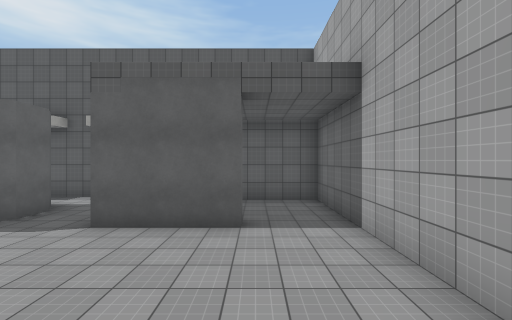
[1] (above)

15 first-person views from a walk through a Unity game level. The camera is 1.5 m above the floor, looks level and sees 90° across. Doors are open. The floor is counted in squares, 2 m on a side. Each view is taken from the middle of a square. On the plan, view 1 faces up. The plan holds only what a view shows up to about 9 squares ahead; the rest is blank. The player is left out. Surface patterns are stand-ins for the level's own textures.

[2]
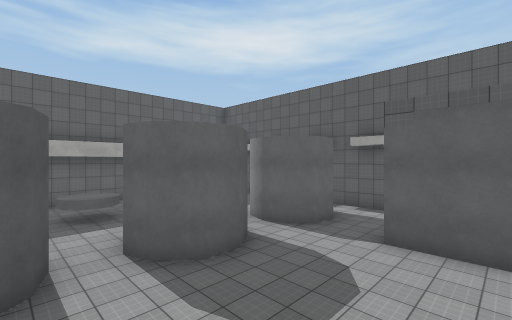

[3]
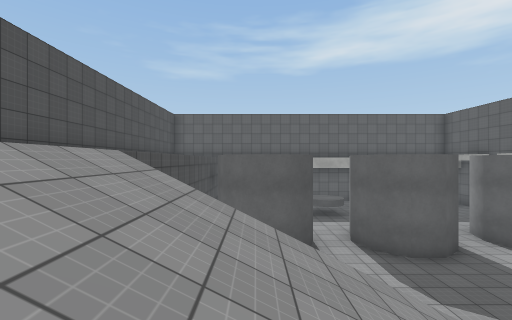

[4]
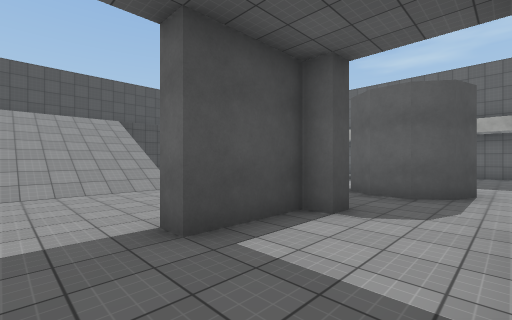

[5]
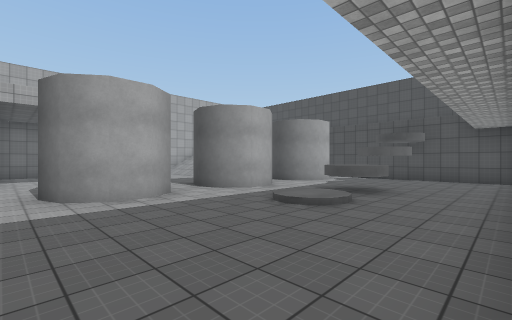

[6]
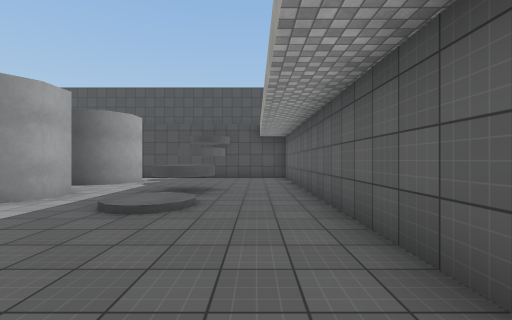

[7]
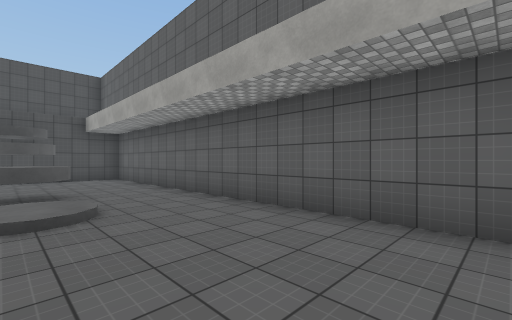

[8]
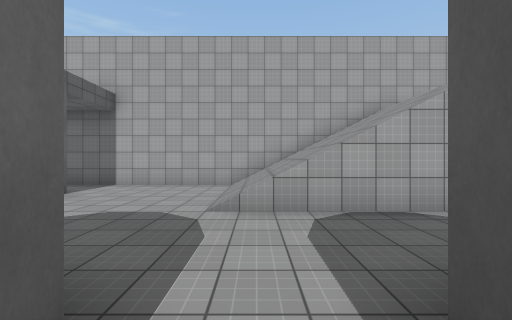

[9]
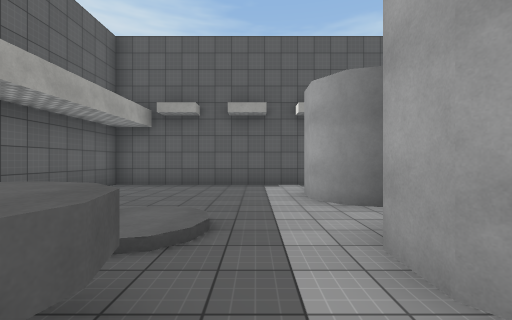

[10]
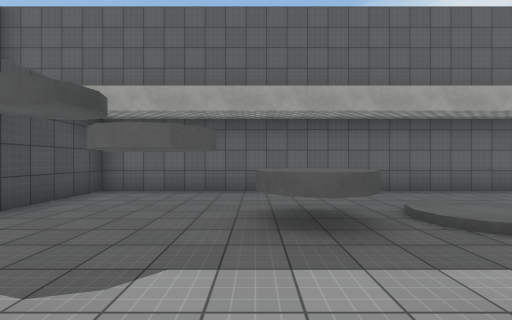

[11]
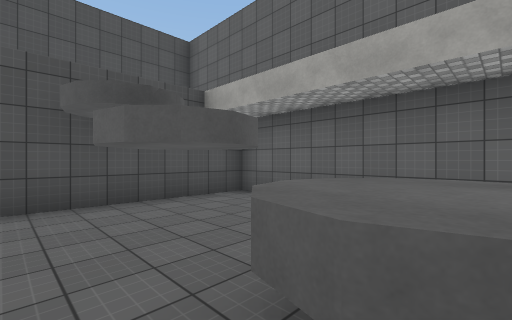

[12]
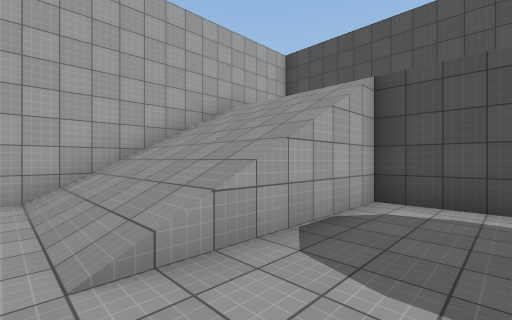

[13]
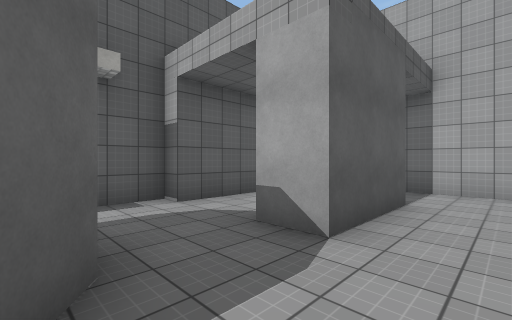

[14]
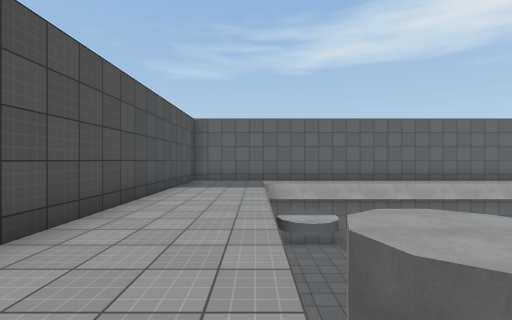

[15]
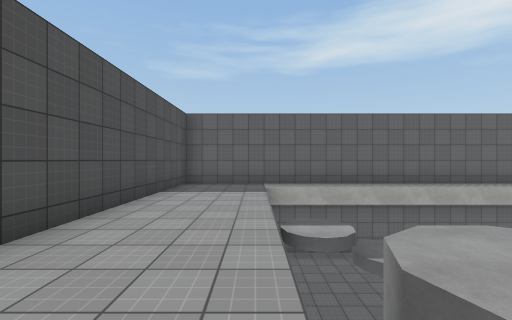

### Floor plan
Key: @ floor where view 1 was taken; # wall or solid block; x gap in a wall; . main floor; : floor 0.25 m higher than the main floor; + floor 4.5 m higher than the main floor; / step, stairs or slope; D open door; ^ raised ledge.
Columns run from 13 left of view 1 to 2 right of it. Each row starts with its distance up from view 1.
  8 ################
  7 #.........DD...#
  6 #......##.DD...#
  5 #......##..##DD#
  4 #......x.....DD#
  3 #../:..#.......#
  2 #..//..##......#
  1 #..^^..##......#
  0 #...^......//@/#
 -1 #......##..////#
 -2 #......##..////#
 -3 #..........////#
 -4 #++++++++++++++#
 -5 #+++++++++     #
 -6 #++++++++      #
 -7 ###############

Where each view was taken, in squares from view 1:
view 1: 0 up, 0 right, facing up
view 2: 1 down, 1 left, facing up-left
view 3: 2 down, 1 right, facing left
view 4: 7 up, 1 right, facing down-left
view 5: 7 up, 12 left, facing down-right
view 6: 7 up, 11 left, facing down
view 7: 7 up, 9 left, facing down-left
view 8: 0 up, 6 left, facing right
view 9: 0 up, 8 left, facing up
view 10: 0 up, 6 left, facing left
view 11: 1 up, 8 left, facing down-left
view 12: 1 up, 4 left, facing down-right
view 13: 3 up, 5 left, facing up-right
view 14: 4 down, 3 left, facing left
view 15: 4 down, 4 left, facing left
